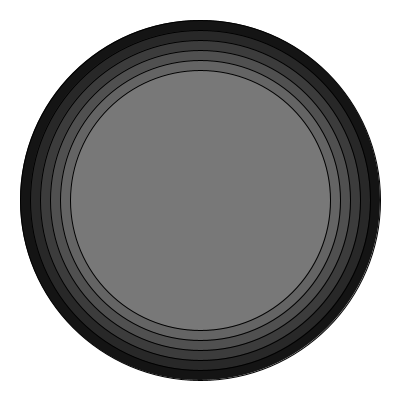
Frame 1 (no input)
Frame 60 (the mouse pressed at the canvas centre just before this capture): identical to frame 1, image omitted
Frame 120 (the mouse held since frame 60 and released just before this capture): identical to frame 1, image omitted

The Processing sketch that drew this single still picture (run headless with seeded random() and noise(); from frame 60 on, the mouse is pressed at the canvas centre):

// Processing sketch: TargetPractice01
// ── TargetPractice01.pde
//runs once
void setup()
{
  size(400, 400);
  background(255);
  
    //1st circle
  fill(20);
  ellipse(width/2, height/2, 360,360);
  //2nd circle
  fill(40);
  ellipse(width/2, height/2, 340,340);
  //3rd circle
  fill(60);
  ellipse(width/2, height/2, 320,320);
  //4th circle
  fill(80);
  ellipse(width/2, height/2, 300,300);
  //5th circle
  fill(100);
  ellipse(width/2, height/2, 280,280);
  //6th circle
  fill(120);
  ellipse(width/2, height/2, 260,260);
}

void draw()
{

  
  
}

void mouseDragged()
{
  // code that happens when the mouse moves
  // with the button down
  println("mouseDragged");
}

void mousePressed()
{
  // code that happens when the mouse button
  // is pressed
  println("mousePressed");
}

void mouseReleased()
{
// code that happens when the mouse button
// is released
   println("mouseReleased");
}
